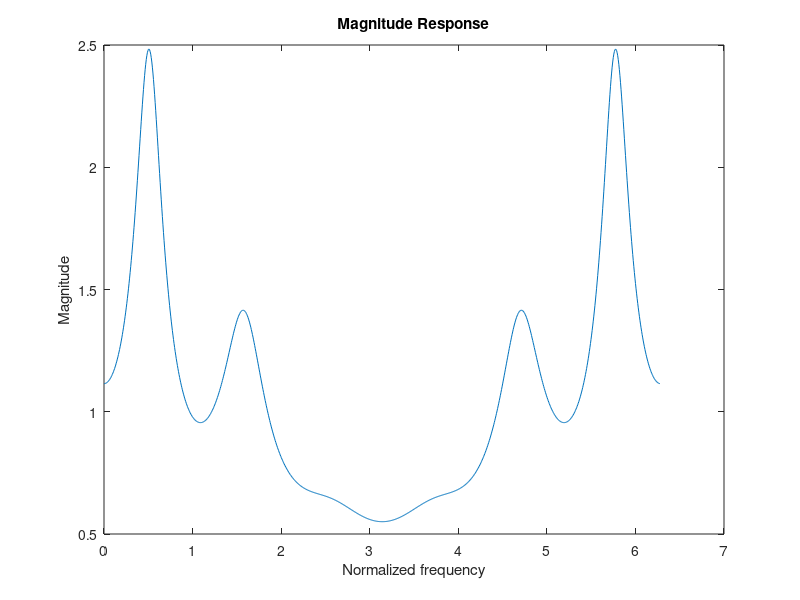

MATLAB code for this plot:

a = [1,-0.5,0.2,-0.1,0.007,0.14,0.15];
N = 1001;

[h,w] = freqz(1,a,N, 'whole');

mag = abs(h);
figure()
plot(w,mag);
title("Magnitude Response");
ylabel("Magnitude");
xlabel("Normalized frequency");
